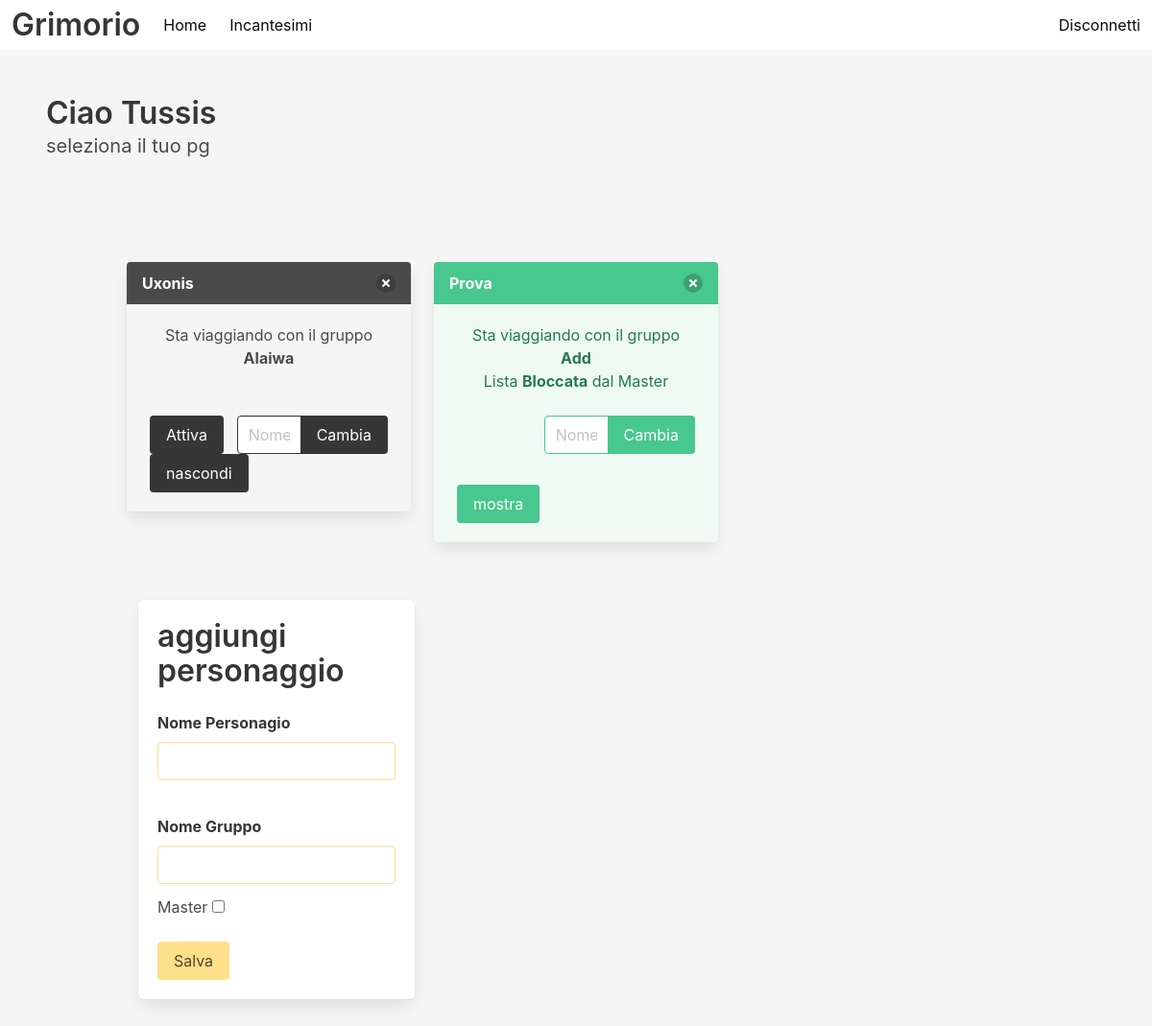
The app's page /index (signed in) with its own data.
### app/models.py (models this page shows, shortened)
class User(UserMixin, db.Model):
    id: so.Mapped[int] = so.mapped_column(primary_key=True)
    username: so.Mapped[str] = so.mapped_column(sa.String(32), index=True, unique=True)
    password_hash: so.Mapped[Optional[str]] = so.mapped_column(sa.String(256))
    chars: so.WriteOnlyMapped["Character"] = so.relationship(back_populates="players")

class Character(db.Model):
    id: so.Mapped[int] = so.mapped_column(primary_key=True)
    name: so.Mapped[str] = so.mapped_column(sa.String(64), index=True, unique=True)
    group: so.Mapped[Optional[str]] = so.mapped_column(sa.String(64), index=True)
    plane: so.Mapped[Optional[str]] = so.mapped_column(sa.String(64), index=True)
    master: so.Mapped[bool] = so.mapped_column(sa.Boolean, default=False)
    active: so.Mapped[bool] = so.mapped_column(sa.Boolean, default=False)
    editable: so.Mapped[Optional[bool]] = so.mapped_column(sa.Boolean, default=True)
    hidden: so.Mapped[Optional[bool]] = so.mapped_column(sa.Boolean, default=False)
    user_id: so.Mapped[int] = so.mapped_column(sa.ForeignKey(User.id), index=True)
    players: so.Mapped[User] = so.relationship(back_populates="chars")
    spells: so.WriteOnlyMapped["Spell"] = so.relationship(
        back_populates="spell_chars", passive_deletes=True
    )

### app/routes.py (the view, shortened to what this page needs)
@app.route("/")
@app.route("/index", methods=["GET", "POST"])
@login_required
def index():
    form = CharacterCreationForm()
    form2 = GroupChangeForm()
    characters = db.session.scalars(
        sa.select(Character).where(Character.players == current_user)
    )
    active_char_setter()
    return render_template(
        "index.html",
        title="Home",
        characters=characters,
        form=form,
        form2=form2,
    )

### app/forms.py (shortened to what this page needs)
class CharacterCreationForm(FlaskForm):
    name = StringField("Nome Personagio", validators=[DataRequired()])
    group = StringField("Nome Gruppo")
    master = BooleanField("Master")
    submit = SubmitField("Salva")

class GroupChangeForm(FlaskForm):
    group_c = StringField("Nome Gruppo", validators=[DataRequired()])
    submit = SubmitField("Cambia")

### app/models.py (called while the page is built)
@login.user_loader
def load_user(id):
    return db.session.get(User, int(id))

### app/templates/index.html (shortened to what this page needs)
{% extends "base.html" %}
{% block content %}
    <section class="section">
        <h1 class="title">Ciao {{ current_user.username }} </h1>
        <p class="subtitle">seleziona il tuo pg</p>
    </section>
    <div class="section">
        <div class="container">
            <div class="column is-centered">
                <div class="columns is-multiline">
                    {% for character in characters %}
                        <div class="column is-one-third">
                            <div class="box p-0">
                            {% if character.active %}
                                <div class="message is-success">
                            {% else %}
                                <div class="message">
                            {% endif %}
                                    <div class="message-header">
                                        {{ character.name }}
                                        <form action="{{ url_for('delete', id=character.id) }}" method="post">
                                            <button class="delete" aria-label="delete"></button>
                                        </form>
                                    </div>
                                    <div class="message-body has-text-centered">
                                        {% if character.master %}
                                            È il master del gruppo <strong>{{ character.group }}</strong>
                                        {% else %}
                                        Sta viaggiando con il gruppo <strong>{{ character.group }}</strong>
                                        {% endif %}
                                        {% if character.editable %}
                                        <br>
                                            {% else %}
                                        <br> Lista <strong>Bloccata</strong> dal Master
                                        {% endif %}
                                        <br><br>
                                        <div class="columns is-mobile">
                                            {% if not character.active %}
                                                <div class="column is-one-third">
                                                    <form action="{{ url_for('activate', id=character.id) }}" method="post">
                                                        {{ form.submit(value="Attiva", class="button is-dark") }}
                                                    </form>
                                                    <form action="{{ url_for('hidden_state', id=character.id) }}" method="post">
                                                        {% if character.hidden %}
                                                            {{ form.submit(value="mostra", class="button is-dark") }}
                                                        {% else %}
                                                            {{ form.submit(value="nascondi", class="button is-dark") }}
                                                        {% endif %}
                                                    </form>
                                                </div>
                                                <div class ="column is-two-thirds">
                                                    <form action="{{ url_for('change_group', id=character.id) }}" method="post" class= "field has-addons">
                                                        <div class="control">
                                                            {{ form2.group_c(class="input is-dark", placeholder="Nome Gruppo") }}
                                                        </div>
                                                        <div class="control">
                                                            {{ form2.submit(class="button is-dark") }}
                                                        </div>
                                                    </form>
                                                </div>
                                            {% else %}
                                                <div class="column is-one-third">
                                                <br><br><br>
                                                    <form action="{{ url_for('hidden_state', id=character.id) }}" method="post">
                                                        {% if character.hidden %}
                                                            {{ form.submit(value="mostra", class="button is-success") }}
                                                        {% else %}
                                                            {{ form.submit(value="nascondi", class="button is-success") }}
                                                        {% endif %}
                                                    </form>
                                                </div>
                                                <div class ="column is-two-thirds">
                                                    <form action="{{ url_for('change_group', id=character.id) }}" method="post" class= "field has-addons">
                                                        <div class="control">
                                                            {{ form2.group_c(class="input is-success", placeholder="Nome Gruppo") }}
                                                        </div>
                                                        <div class="control">
                                                            {{ form2.submit(class="button is-success") }}
                                                        </div>
                                                    </form>
                                                </div>
                                            {% endif %}
                                        </div>
                                    </div>
                                </div>
                            </div>
                        </div>
                    {% else %}
                        <h3>Nessun personaggio ancora creato</h3>
                    {% endfor %}
                    <br>
                </div>
            </div>
                <br>
            <div class="column is-centered">
                <div class="column is-one-third">
                    <form action="" method="post" class="box">
                        <h2 class="title">aggiungi personaggio</h2>
                    <div class="field is-warning">
                        {{ form.name.label(class="label") }}
                        {{ form.name(class="input is-warning") }}
                    </div>
                    <br>
                    <div class="field is-warning">
                        {{ form.group.label(class="label") }}
                        {{ form.group(class="input is-warning") }}
                    </div>
                    <p>
                    {{ form.master.label(class="checkbox") }}
                    {{ form.master }}
                    </p>
                            <br>
                    <p>{{ form.submit(class="button is-warning") }}</p>
                </div>
                </div>
        </div>
    </div>
{% endblock %}

### app/static/styles.css (style rules this page uses)
:root { --verde: #46b29e; --rosso: #c15757; }

### records on screen
User: username "Tussis"
Character: name "Uxonis", group "Alaiwa"
Character: name "Prova", group "Add", editable "Lista"
